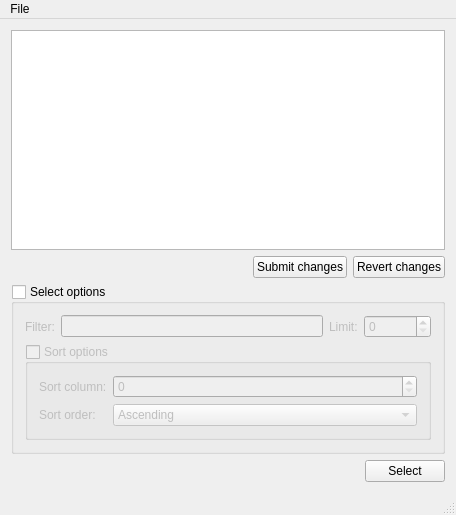
<?xml version="1.0" encoding="UTF-8"?>
<ui version="4.0">
 <class>MainWindow</class>
 <widget class="QMainWindow" name="MainWindow">
  <property name="geometry">
   <rect>
    <x>0</x>
    <y>0</y>
    <width>456</width>
    <height>515</height>
   </rect>
  </property>
  <property name="windowTitle">
   <string>MainWindow</string>
  </property>
  <widget class="QWidget" name="centralWidget">
   <layout class="QVBoxLayout" name="verticalLayout_5">
    <item>
     <layout class="QVBoxLayout" name="verticalLayout_4">
      <item>
       <layout class="QVBoxLayout" name="verticalLayout">
        <item>
         <widget class="QTableView" name="tableView"/>
        </item>
        <item>
         <layout class="QHBoxLayout" name="horizontalLayout">
          <item>
           <spacer name="horizontalSpacer">
            <property name="orientation">
             <enum>Qt::Horizontal</enum>
            </property>
            <property name="sizeHint" stdset="0">
             <size>
              <width>40</width>
              <height>20</height>
             </size>
            </property>
           </spacer>
          </item>
          <item>
           <widget class="QPushButton" name="submitButton">
            <property name="text">
             <string>Submit changes</string>
            </property>
           </widget>
          </item>
          <item>
           <widget class="QPushButton" name="revertButton">
            <property name="text">
             <string>Revert changes</string>
            </property>
           </widget>
          </item>
         </layout>
        </item>
       </layout>
      </item>
      <item>
       <widget class="QGroupBox" name="selectOptionsGroupBox">
        <property name="title">
         <string>Select options</string>
        </property>
        <property name="checkable">
         <bool>true</bool>
        </property>
        <property name="checked">
         <bool>false</bool>
        </property>
        <layout class="QVBoxLayout" name="verticalLayout_3">
         <item>
          <layout class="QVBoxLayout" name="verticalLayout_2">
           <item>
            <layout class="QHBoxLayout" name="horizontalLayout_2">
             <item>
              <widget class="QLabel" name="label">
               <property name="text">
                <string>Filter:</string>
               </property>
              </widget>
             </item>
             <item>
              <widget class="QLineEdit" name="filterLineEdit"/>
             </item>
             <item>
              <widget class="QLabel" name="label_2">
               <property name="text">
                <string>Limit:</string>
               </property>
              </widget>
             </item>
             <item>
              <widget class="QSpinBox" name="limitSpinBox">
               <property name="maximum">
                <number>1000000000</number>
               </property>
              </widget>
             </item>
            </layout>
           </item>
           <item>
            <widget class="QGroupBox" name="sortOptionsGroupBox">
             <property name="title">
              <string>Sort options</string>
             </property>
             <property name="checkable">
              <bool>true</bool>
             </property>
             <property name="checked">
              <bool>false</bool>
             </property>
             <layout class="QGridLayout" name="gridLayout_2">
              <item row="0" column="0">
               <layout class="QGridLayout" name="gridLayout">
                <item row="0" column="0">
                 <widget class="QLabel" name="label_3">
                  <property name="sizePolicy">
                   <sizepolicy hsizetype="Fixed" vsizetype="Preferred">
                    <horstretch>0</horstretch>
                    <verstretch>0</verstretch>
                   </sizepolicy>
                  </property>
                  <property name="text">
                   <string>Sort column:</string>
                  </property>
                 </widget>
                </item>
                <item row="0" column="1">
                 <widget class="QSpinBox" name="sortColumnSpinBox">
                  <property name="maximum">
                   <number>1000000000</number>
                  </property>
                 </widget>
                </item>
                <item row="1" column="0">
                 <widget class="QLabel" name="label_4">
                  <property name="sizePolicy">
                   <sizepolicy hsizetype="Fixed" vsizetype="Preferred">
                    <horstretch>0</horstretch>
                    <verstretch>0</verstretch>
                   </sizepolicy>
                  </property>
                  <property name="text">
                   <string>Sort order:</string>
                  </property>
                 </widget>
                </item>
                <item row="1" column="1">
                 <widget class="QComboBox" name="sortOrderComboBox">
                  <item>
                   <property name="text">
                    <string>Ascending</string>
                   </property>
                  </item>
                  <item>
                   <property name="text">
                    <string>Descending</string>
                   </property>
                  </item>
                 </widget>
                </item>
               </layout>
              </item>
             </layout>
             <zorder></zorder>
            </widget>
           </item>
          </layout>
         </item>
        </layout>
       </widget>
      </item>
      <item>
       <layout class="QHBoxLayout" name="horizontalLayout_3">
        <item>
         <spacer name="horizontalSpacer_2">
          <property name="orientation">
           <enum>Qt::Horizontal</enum>
          </property>
          <property name="sizeHint" stdset="0">
           <size>
            <width>40</width>
            <height>20</height>
           </size>
          </property>
         </spacer>
        </item>
        <item>
         <widget class="QPushButton" name="selectButton">
          <property name="text">
           <string>Select</string>
          </property>
         </widget>
        </item>
       </layout>
      </item>
     </layout>
    </item>
   </layout>
  </widget>
  <widget class="QMenuBar" name="menuBar">
   <property name="geometry">
    <rect>
     <x>0</x>
     <y>0</y>
     <width>456</width>
     <height>21</height>
    </rect>
   </property>
   <widget class="QMenu" name="menuFile">
    <property name="title">
     <string>File</string>
    </property>
    <addaction name="actionDatabase_options"/>
    <addaction name="actionExit_2"/>
   </widget>
   <addaction name="menuFile"/>
  </widget>
  <widget class="QStatusBar" name="statusBar"/>
  <action name="action_Database_options">
   <property name="text">
    <string>Database options...</string>
   </property>
  </action>
  <action name="actionExit">
   <property name="text">
    <string>Exit</string>
   </property>
  </action>
  <action name="actionDatabase_options">
   <property name="text">
    <string>Database options...</string>
   </property>
  </action>
  <action name="actionExit_2">
   <property name="text">
    <string>Exit</string>
   </property>
  </action>
 </widget>
 <layoutdefault spacing="6" margin="11"/>
 <resources/>
 <connections/>
</ui>
